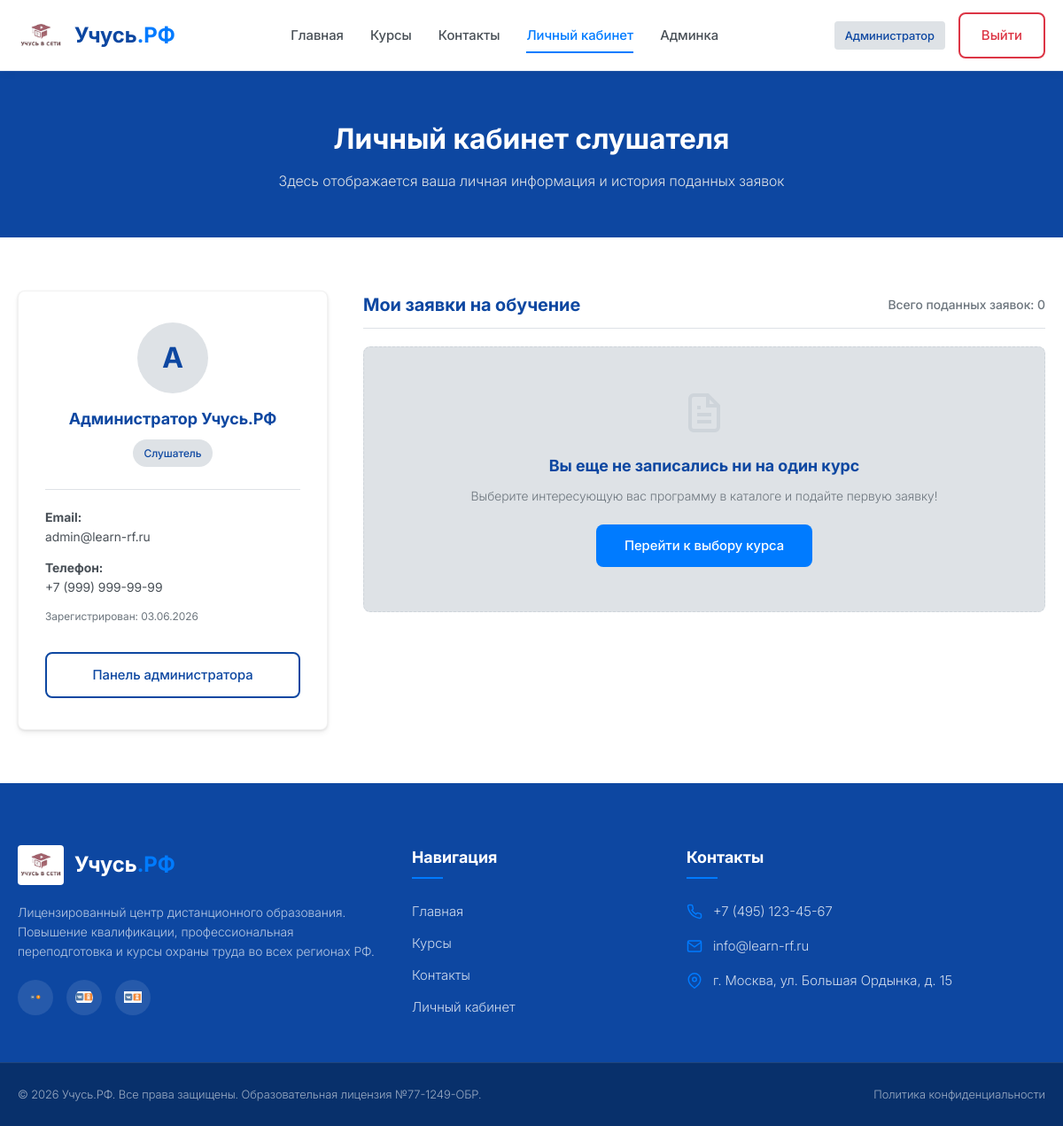
The app's page /profile.php (signed in) with its own data.
### tables this page shows
CREATE TABLE IF NOT EXISTS `users` (
  `id` INT AUTO_INCREMENT PRIMARY KEY,
  `fio` VARCHAR(255) NOT NULL,
  `email` VARCHAR(255) NOT NULL UNIQUE,
  `phone` VARCHAR(20) NOT NULL,
  `password` VARCHAR(255) NOT NULL,
  `role` ENUM('user', 'admin') DEFAULT 'user',
  `created_at` TIMESTAMP DEFAULT CURRENT_TIMESTAMP
);

### config.php (called while the page is built, shortened)
<?php
function is_admin() {
    return isset($_SESSION['role']) && $_SESSION['role'] === 'admin';
}
function sanitize($data) {
    return htmlspecialchars(trim($data), ENT_QUOTES, 'UTF-8');
}
?>

### profile.php (the view, shortened to what this page needs)
<?php
require_once 'config.php';
$user_id = $_SESSION['user_id'];
$applications = [];
try {
    $stmt = $pdo->prepare("SELECT fio, email, phone, created_at FROM users WHERE id = ?");
    $stmt->execute([$user_id]);
    $user_info = $stmt->fetch();
    $sql = "SELECT a.id, a.birthdate, a.payment_method, a.status, a.created_at,
                   c.title AS course_title, c.price AS course_price, c.duration AS course_duration
            FROM applications a
            JOIN courses c ON a.course_id = c.id
            WHERE a.user_id = ?
            ORDER BY a.created_at DESC";
    $stmt = $pdo->prepare($sql);
    $stmt->execute([$user_id]);
    $applications = $stmt->fetchAll();
} catch (PDOException $e) {
    $error_msg = "Ошибка загрузки кабинета: " . $e->getMessage();
}
require_once 'header.php';
?>
    <section class="page-banner">
        <div class="container">
            <h1 class="banner-title">Личный кабинет слушателя</h1>
            <p class="banner-subtitle">Здесь отображается ваша личная информация и история поданных заявок</p>
        </div>
    </section>
    <section class="catalog-section">
        <div class="container catalog-container" style="grid-template-columns: 350px 1fr;">
            <aside class="filters-panel" style="position: static; background-color: var(--white); box-shadow: var(--box-shadow); border: 1px solid rgba(0,0,0,0.05); padding: 35px 30px;">
                <div style="text-align: center; margin-bottom: 25px;">
                    <div style="width: 80px; height: 80px; border-radius: 50%; background-color: var(--context-gray); color: var(--dark-blue); font-size: 32px; font-weight: 700; display: flex; align-items: center; justify-content: center; margin: 0 auto 15px auto;">
                        <?php echo mb_substr($user_info['fio'], 0, 1, 'UTF-8'); ?>
                    </div>
                    <h3 style="color: var(--dark-blue); font-size: 18px; font-weight: 700;"><?php echo sanitize($user_info['fio']); ?></h3>
                    <span class="badge" style="margin-top: 8px; margin-bottom: 0;">Слушатель</span>
                </div>
                <div style="border-top: 1px solid var(--context-gray); padding-top: 20px; font-size: 14px;">
                    <p style="margin-bottom: 12px; color: var(--text-muted);">
                        <strong>Email:</strong><br>
                        <?php echo sanitize($user_info['email']); ?>
                    </p>
                    <p style="margin-bottom: 12px; color: var(--text-muted);">
                        <strong>Телефон:</strong><br>
                        <?php echo sanitize($user_info['phone']); ?>
                    </p>
                    <p style="margin-bottom: 0; color: var(--text-light); font-size: 12px;">
                        Зарегистрирован: <?php echo date('d.m.Y', strtotime($user_info['created_at'])); ?>
                    </p>
                </div>
                <?php if (is_admin()): ?>
                    <a href="admin.php" class="btn btn-outline btn-block" style="margin-top: 30px; border-color: var(--dark-blue); color: var(--dark-blue);">Панель администратора</a>
                <?php endif; ?>
            </aside>
            <main class="catalog-content">
                <div class="catalog-meta">
                    <h2 style="font-size: 20px; color: var(--dark-blue); font-weight: 700; margin: 0;">Мои заявки на обучение</h2>
                    <span>Всего поданных заявок: <?php echo count($applications); ?></span>
                </div>
                <?php if (!empty($applications)): ?>
                    <div style="display: flex; flex-direction: column; gap: 20px; width: 100%;">
                        <?php foreach ($applications as $app):
                            $statusText = 'Новая';
                            $statusStyle = 'color: var(--primary-blue); background-color: rgba(0, 123, 255, 0.08);';
                            if ($app['status'] === 'approved') {
                                $statusText = 'Одобрена';
                                $statusStyle = 'color: var(--success-color); background-color: rgba(40, 167, 69, 0.08);';
                            } elseif ($app['status'] === 'rejected') {
                                $statusText = 'Отклонена';
                                $statusStyle = 'color: var(--error-color); background-color: rgba(220, 53, 69, 0.08);';
                            }
                        ?>
                            <div style="background-color: var(--white); border: 1px solid rgba(0,0,0,0.08); border-radius: var(--border-radius); box-shadow: var(--box-shadow); padding: 25px; display: flex; justify-content: space-between; align-items: center; gap: 20px; transition: var(--transition);"
                                 onmouseover="this.style.borderColor='var(--primary-blue)';"
                                 onmouseout="this.style.borderColor='rgba(0,0,0,0.08)';">
                                <div>
                                    <span style="font-size: 12px; color: var(--text-light); font-weight: 500; display: block; margin-bottom: 5px;">
                                        Заявка № <?php echo $app['id']; ?> от <?php echo date('d.m.Y H:i', strtotime($app['created_at'])); ?>
                                    </span>
                                    <h3 style="font-size: 17px; color: var(--dark-blue); font-weight: 700; margin-bottom: 10px; line-height: 1.4;">
                                        <?php echo sanitize($app['course_title']); ?>
                                    </h3>
                                    <div style="display: flex; gap: 20px; font-size: 13px; color: var(--text-muted);">
                                        <span><strong>Длительность:</strong> <?php echo sanitize($app['course_duration']); ?> ч.</span>
                                        <span><strong>Стоимость:</strong> <?php echo number_format($app['course_price'], 0, '.', ' '); ?> ₽</span>
                                        <span><strong>Оплата:</strong> <?php echo sanitize($app['payment_method']); ?></span>
                                    </div>
                                </div>
                                <div style="text-align: right; flex-shrink: 0;">
                                    <span style="display: inline-block; font-size: 13px; font-weight: 700; padding: 8px 16px; border-radius: 4px; <?php echo $statusStyle; ?>">
                                        <?php echo $statusText; ?>
                                    </span>
                                </div>
                            </div>
                        <?php endforeach; ?>
                    </div>
                <?php else: ?>
                    <div class="no-results" style="display: block; width: 100%; text-align: center; padding: 50px 20px;">
                        <h3 style="font-size: 18px; color: var(--dark-blue); margin-bottom: 8px;">Вы еще не записались ни на один курс</h3>
                        <p style="font-size: 14px; font-weight: 300; margin-bottom: 20px; color: var(--text-light);">Выберите интересующую вас программу в каталоге и подайте первую заявку!</p>
                        <a href="courses.php" class="btn btn-primary" style="padding: 10px 30px;">Перейти к выбору курса</a>
                    </div>
                <?php endif; ?>
            </main>
        </div>
    </section>
<?php
require_once 'footer.php';
?>

### style.css (style rules this page uses)
:root { --primary-blue: #007bff; --dark-blue: #0d47a1; --bg-gray: #ced4da; --context-gray: #dee2e6; --white: #ffffff; --text-dark: #212529; --text-muted: #495057; --text-light: #6c757d; --error-color: #dc3545; --success-color: #28a745; --font-h1: 36px; --font-h2: 24px; --font-h3: 18px; --font-body: 16px; --font-helper: 12px; --transition: all 0.3s ease; --border-radius: 8px; --box-shadow: 0 4px 6px rgba(0, 0, 0, 0.05), 0 1px 3px rgba(0, 0, 0, 0.1); }
* { margin: 0; padding: 0; box-sizing: border-box; }
html { scroll-behavior: smooth; }
body { font-family: 'Inter', sans-serif; font-size: var(--font-body); font-weight: 400; line-height: 1.6; color: var(--text-dark); background-color: var(--white); }
.container { width: 100%; max-width: 1200px; margin: 0 auto; padding: 0 20px; }
section { padding: 80px 0; }
a { text-decoration: none; color: inherit; transition: var(--transition); }
.btn { display: inline-block; padding: 12px 24px; border-radius: var(--border-radius); font-size: 15px; font-weight: 500; text-align: center; cursor: pointer; border: 2px solid transparent; transition: var(--transition); }
.btn-primary { background-color: var(--primary-blue); color: var(--white); }
.btn-outline { background-color: transparent; border-color: var(--primary-blue); color: var(--primary-blue); }
.btn-block { display: block; width: 100%; }
.badge { display: inline-block; padding: 6px 12px; background-color: var(--context-gray); color: var(--dark-blue); font-size: var(--font-helper); font-weight: 500; border-radius: 20px; margin-bottom: 15px; }
.page-banner { background-color: var(--dark-blue); color: var(--white); padding: 50px 0; text-align: center; border-top: 1px solid rgba(255, 255, 255, 0.1); }
.banner-title { font-size: 32px; font-weight: 700; margin-bottom: 10px; }
.banner-subtitle { font-size: 16px; color: var(--context-gray); font-weight: 300; }
.catalog-section { background-color: var(--white); padding: 60px 0; }
.catalog-container { display: grid; grid-template-columns: 300px 1fr; gap: 40px; align-items: start; }
.filters-panel { background-color: var(--context-gray); padding: 30px 25px; border-radius: var(--border-radius); position: sticky; top: 100px; border: 1px solid rgba(0,0,0,0.05); }
.catalog-content { display: flex; flex-direction: column; gap: 20px; }
.catalog-meta { font-size: 14px; color: var(--text-light); font-weight: 500; display: flex; justify-content: space-between; align-items: center; padding-bottom: 10px; border-bottom: 1px solid var(--context-gray); }
.no-results { text-align: center; padding: 60px 20px; color: var(--text-light); background-color: var(--context-gray); border-radius: var(--border-radius); border: 1px dashed var(--bg-gray); }
.no-results svg { margin-bottom: 15px; color: var(--bg-gray); }
.no-results h3 { font-size: 20px; color: var(--dark-blue); margin-bottom: 8px; }
.no-results p { font-weight: 300; font-size: 14px; }

### records on screen
users: fio "А", fio "Администратор Учусь.РФ", email "admin@learn-rf.ru", phone "+7 (999) 999-99-99", created_at "03.06.2026"

### other values on screen
explode(' ', $_SESSION['fio'])[0] "Администратор"
count($applications) "0"
